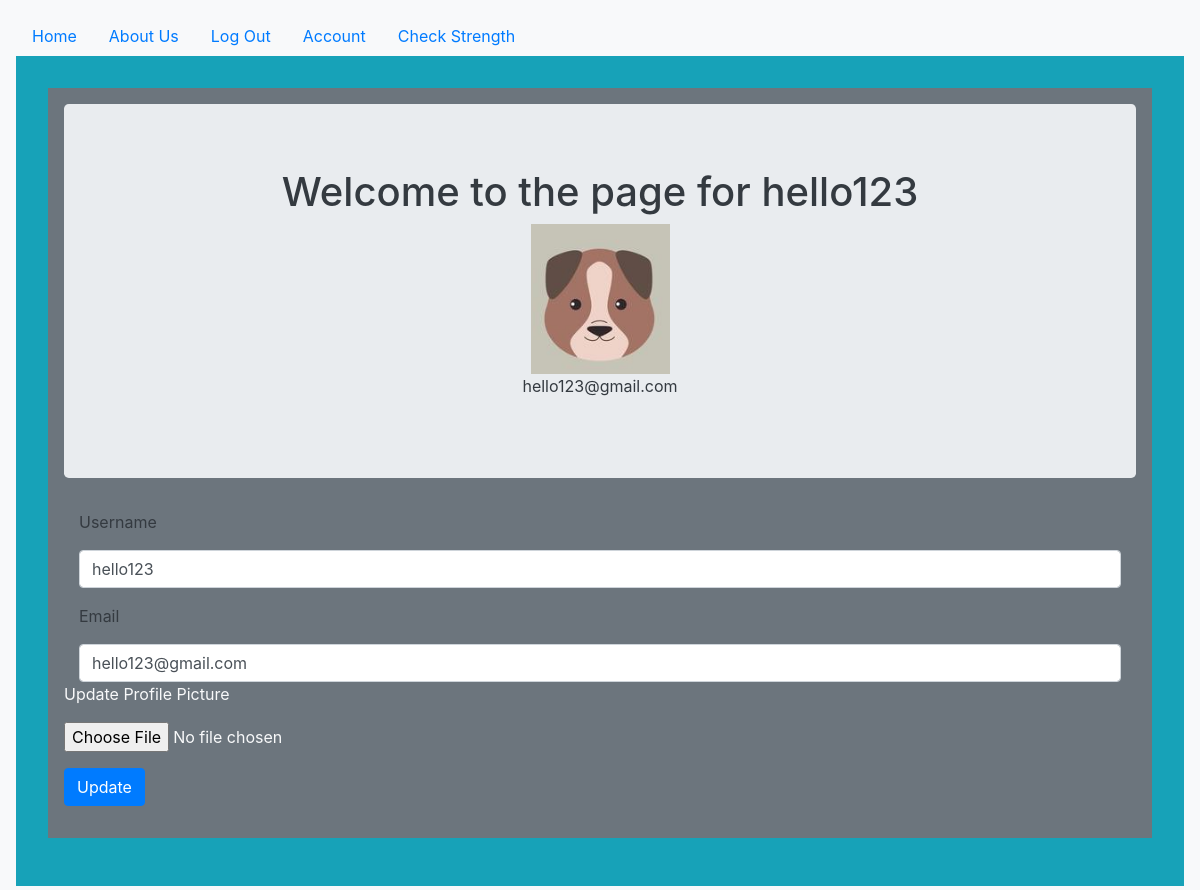
/account (signed in), run on the app's committed database.
### password/models.py (models this page shows, shortened)
class User(db.Model, UserMixin):
    __tablename__ = 'users'
    id = db.Column(db.Integer, primary_key = True)
    profile_image = db.Column(db.String(20), nullable=False, default='default_.png')
    email = db.Column(db.String(64), unique=True, index=True)
    username = db.Column(db.String(64), unique=True, index=True)
    password_hash = db.Column(db.String(128))
    posts = db.relationship('BlogPost', backref='author', lazy=True)

### password/users/views.py (the view)
@users.route("/account", methods=['GET', 'POST'])
@login_required
def account():
    form = UpdateUserForm()
    if form.validate_on_submit():
        print(form)
        if form.picture.data:
            username = current_user.username
            pic = add_profile_pic(form.picture.data,username)
            current_user.profile_image = pic
        current_user.username = form.username.data
        current_user.email = form.email.data
        db.session.commit()
        flash('User Account Updated')
        return redirect(url_for('users.account'))
    elif request.method == 'GET':
        form.username.data = current_user.username
        form.email.data = current_user.email
    profile_image = url_for('static', filename='profile_pics/' + current_user.profile_image)
    return render_template('account.html', profile_image=profile_image, form=form)

### password/users/forms.py (shortened to what this page needs)
class UpdateUserForm(FlaskForm):
    email = StringField('Email', validators=[DataRequired(),Email()])
    username = StringField('Username', validators=[DataRequired()])
    picture = FileField('Update Profile Picture', validators=[FileAllowed(['jpg', 'png'])])
    submit = SubmitField('Update')

### password/models.py (called while the page is built)
@login_manager.user_loader
def load_user(user_id):
    return User.query.get(user_id)

### password/templates/account.html (shortened to what this page needs)
{% extends "base.html" %}
{% block content %}
<div class="jumbotron text-dark">
  <div align='center'>
    <h1 >Welcome to the page for {{current_user.username}}</h1>
    <img align='center' src="{{ url_for('static', filename='profile_pics/' + current_user.profile_image) }}">
    <p>{{ current_user.email }}</p>
  </div>
</div>
<div class="container text-dark">
  <form  method="POST" action = "" enctype="multipart/form-data">
    <div class="form-group">
      {{ form.username.label(class="form-group") }}
      {{form.username(class='form-control')  }}
    </div
    <div class="form-group">
      {{ form.email.label(class="form-group") }}
      {{form.email(class='form-control')  }}
    </div>
    <div class="form-group">
      {{ form.picture.label(class="form-group") }}
      {{ form.picture(class="form-control-file") }}
    </div>
    <div class="form-group">
        {{ form.submit(class="btn btn-primary") }}
    </div>
</div>
{% endblock content %}

### data on the page
User: username "hello123", profile_image (placeholder picture), email "hello123@gmail.com"
